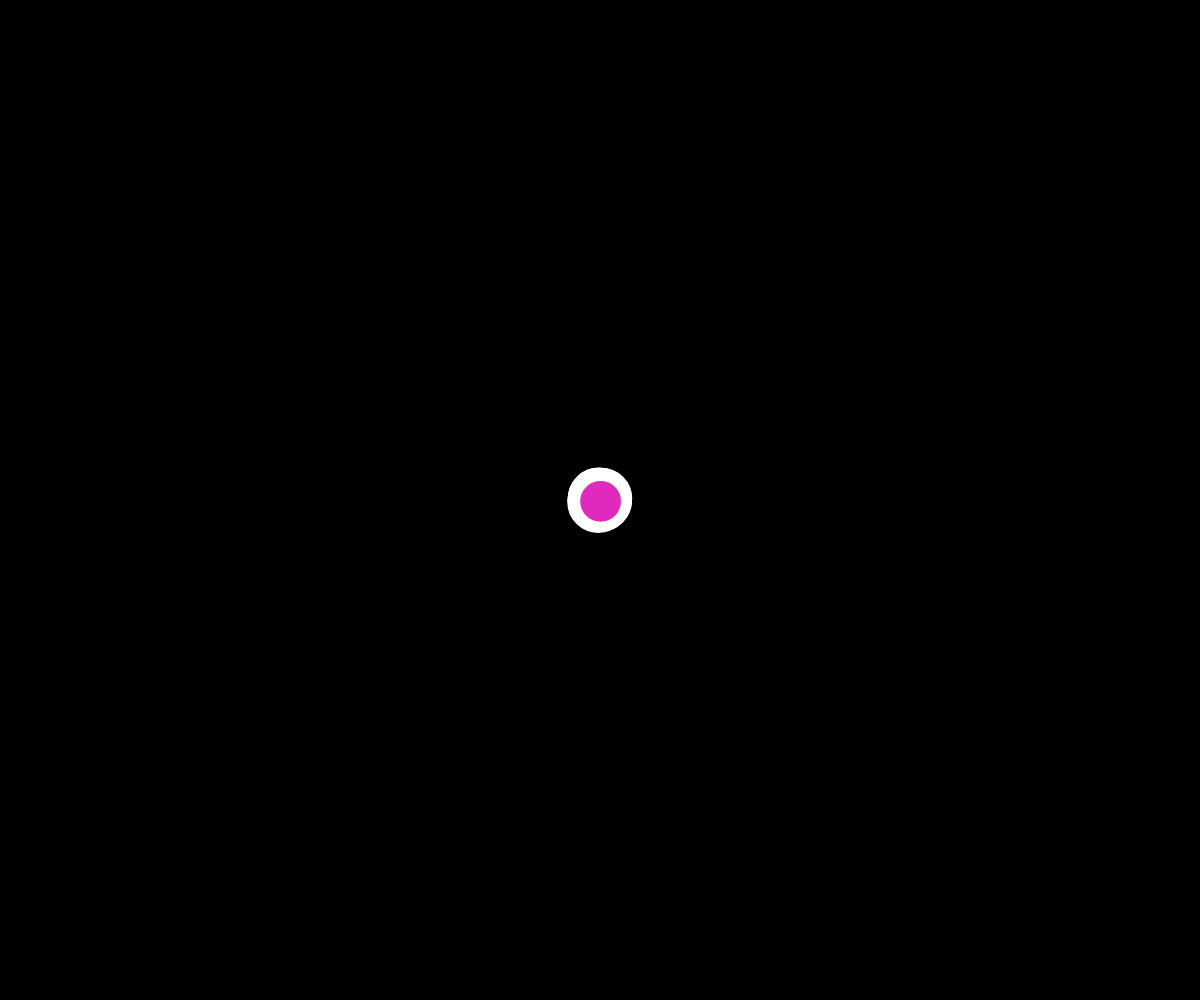
Frame 1 (no input)
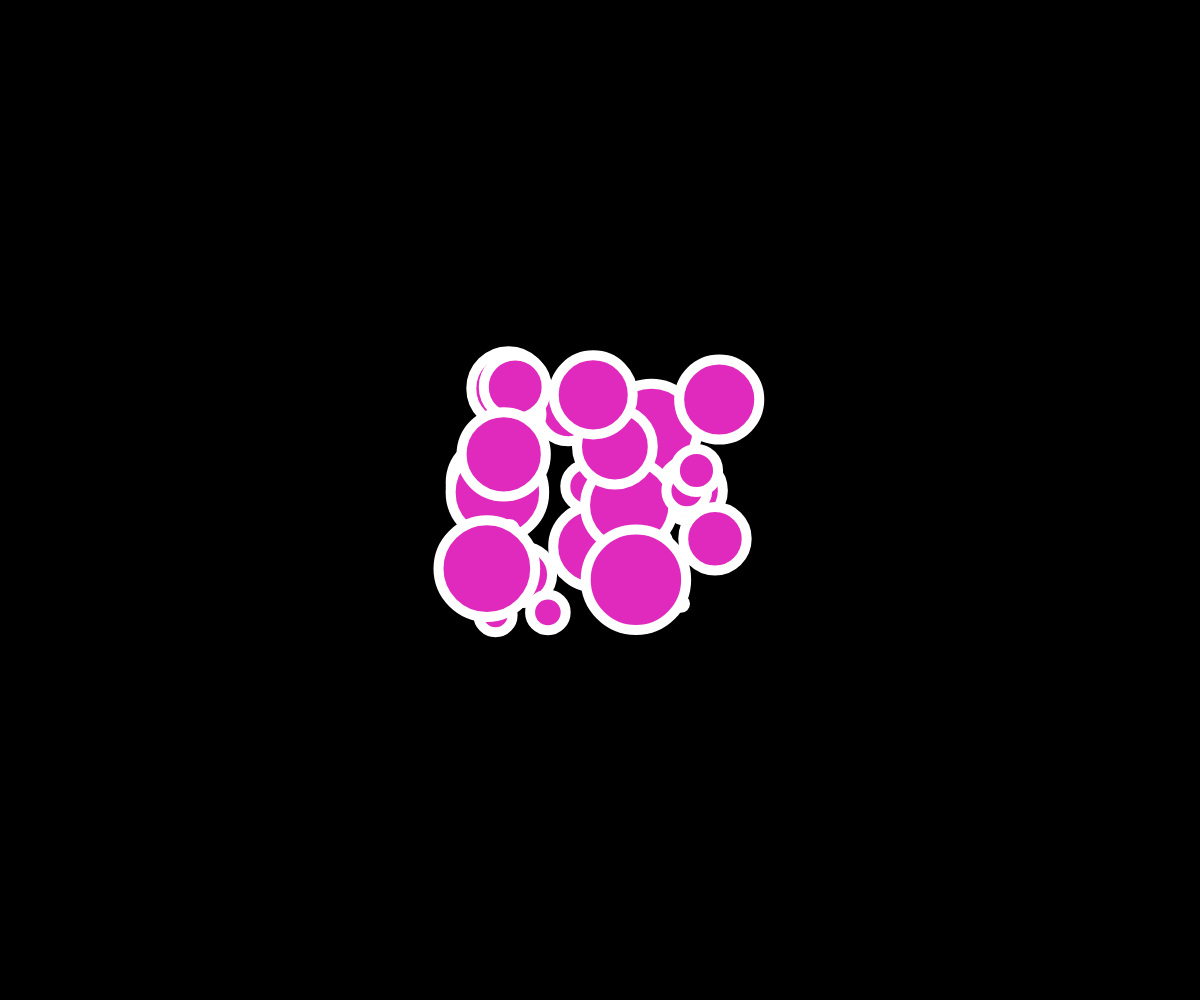
Frame 60 (no input)
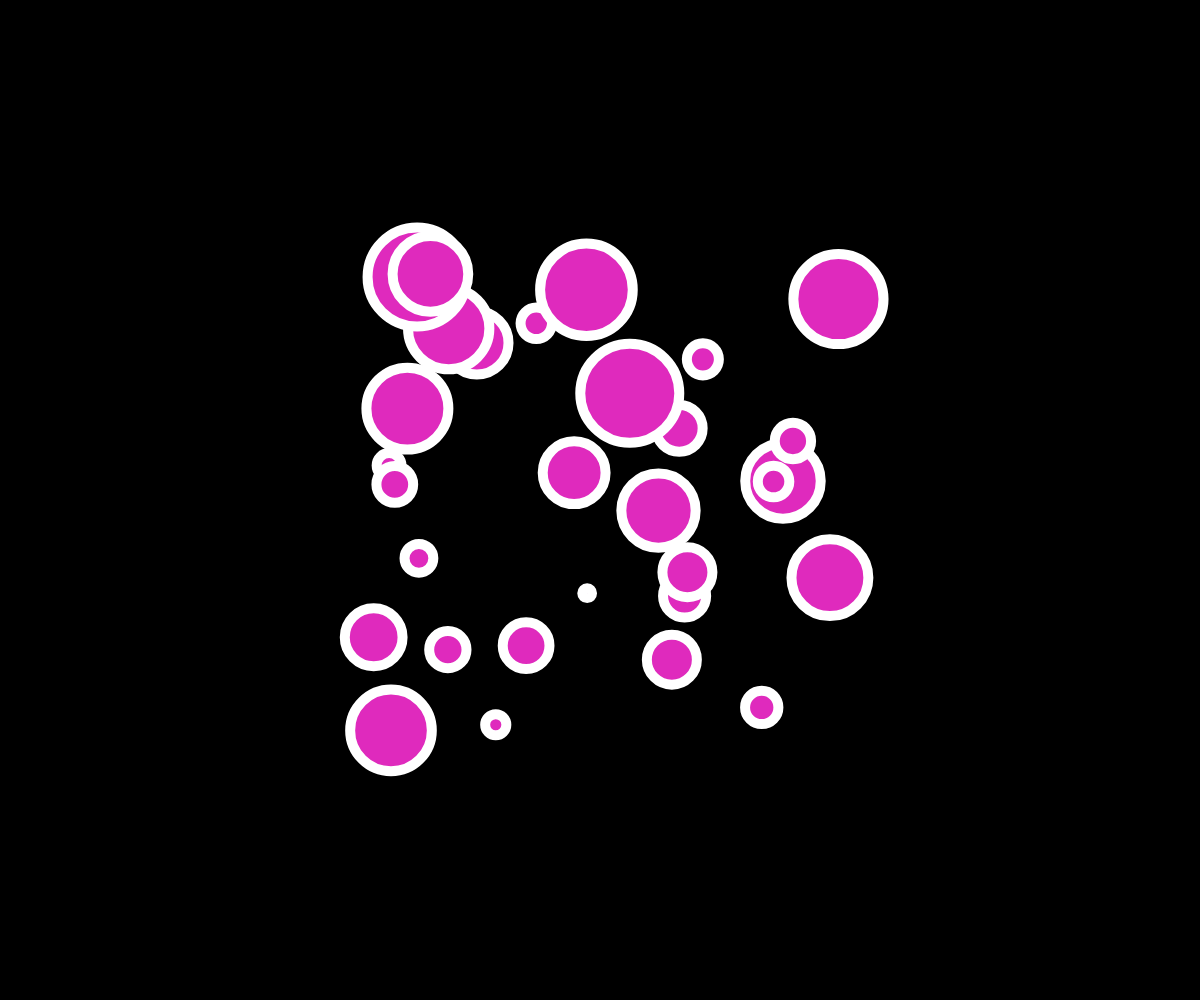
Frame 120 (the mouse pressed at the canvas centre since frame 60)

The p5.js sketch that drew these frames (run headless with seeded random() and noise() and a simulated clock; from frame 60 on, the mouse is pressed at the canvas centre):

// p5.js sketch
// ── sketch.js


let circle = [];
let bg_color;

function setup() {

    // createCanvas(windowWidth, windowHeight);
    createCanvas(windowWidth, windowHeight);
    bg_color = color('rgb(0, 0, 0)');

    for( let i = 0; i < 30; i++) {

      circle[i] = new MovingBall(width/2, height/2, 50)
    }

    }




function draw() {
    background(bg_color);

    for(let i = 0; i < circle.length; i++){
      circle[i].frame();
    }


  }





//**********
// Moving Ball class
//*************

class MovingBall {
    constructor( x, y, s) {
      this.x = x;
      this.y = y;
      this.s = s;
      this.deltaX = random(-2,2);
      this.deltaY = random( -2, 2);
      this.deltaS = random( -2, 2);
    }

    frame() {
      this.grow();
      this.check();
      this.move();
      this.edge();
      this.show();
    }

 //making my circle change size
  grow() {
      this.s += this.deltaS;
    }
 //making it so my circle stays within 0 and 100 pixels in size
  check() {
      if( this.s >= 100 || this.s <=0 ) {
      this.deltaS *= -1;
      }
    }
// giving my objects motion
  move() {
      this.x += this.deltaX;
      this.y += this.deltaY;
   }

//keeping my objects within the canvas
  edge() {
      if( this.x >= width || this.x <= 0){
        this.deltaX *= -1;
      }
      if( this.y >= height || this.y <= 0) {
        this.deltaY *= -1;
      }
    }

//display my object
  show(){
      push();

      stroke(255);
      strokeWeight(10);
      fill( 'rgb(223, 42, 189)' );
      ellipse( this.x, this.y, this.s);

      pop();
    }


 }
